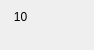
<?xml version="1.0" encoding="UTF-8"?>
<ui version="4.0">
 <class>Social</class>
 <widget class="QWidget" name="Social">
  <property name="geometry">
   <rect>
    <x>0</x>
    <y>0</y>
    <width>94</width>
    <height>50</height>
   </rect>
  </property>
  <property name="minimumSize">
   <size>
    <width>0</width>
    <height>50</height>
   </size>
  </property>
  <property name="maximumSize">
   <size>
    <width>94</width>
    <height>50</height>
   </size>
  </property>
  <property name="focusPolicy">
   <enum>Qt::StrongFocus</enum>
  </property>
  <property name="windowTitle">
   <string notr="true">Form</string>
  </property>
  <property name="styleSheet">
   <string notr="true"/>
  </property>
  <widget class="QLabel" name="socialCount">
   <property name="geometry">
    <rect>
     <x>0</x>
     <y>10</y>
     <width>41</width>
     <height>41</height>
    </rect>
   </property>
   <property name="styleSheet">
    <string notr="true"/>
   </property>
   <property name="text">
    <string notr="true">10</string>
   </property>
   <property name="alignment">
    <set>Qt::AlignHCenter|Qt::AlignTop</set>
   </property>
  </widget>
 </widget>
 <resources/>
 <connections/>
</ui>
